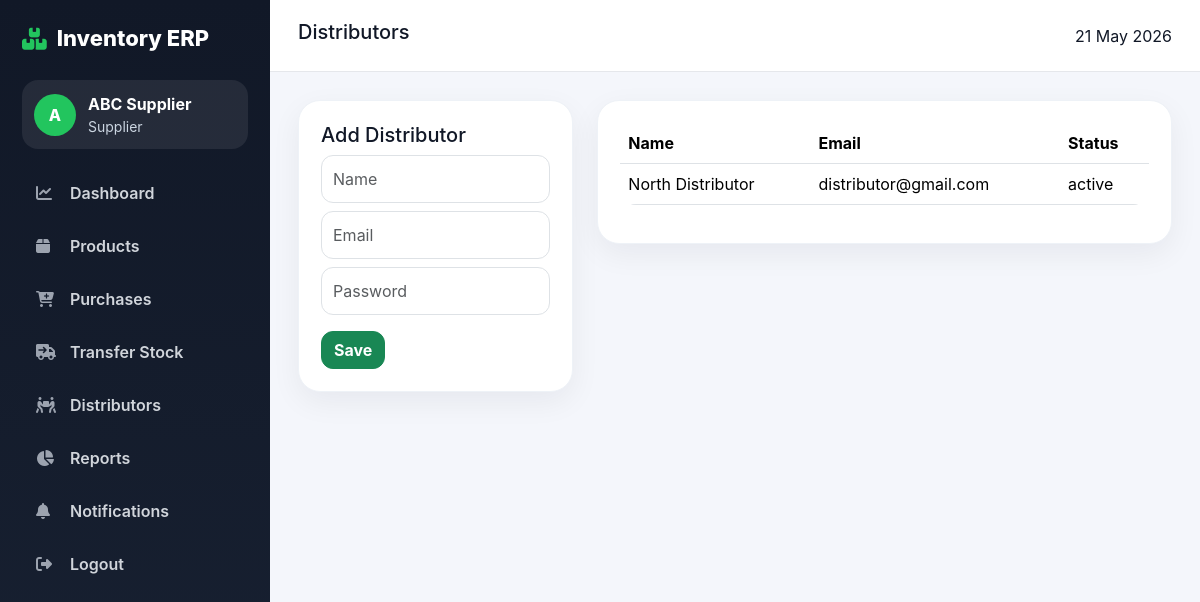
The page /supplier/distributors.php (signed in) on the database its author committed.
### tables this page shows
CREATE TABLE users(id INT AUTO_INCREMENT PRIMARY KEY, name VARCHAR(100), email VARCHAR(120) UNIQUE, password VARCHAR(255), role ENUM('admin','supplier','distributor','shop') NOT NULL, parent_id INT DEFAULT NULL, status ENUM('pending','active','blocked') DEFAULT 'active', created_at TIMESTAMP DEFAULT CURRENT_TIMESTAMP);

### supplier/distributors.php (the view)
<?php require_once '../includes/auth.php'; require_role('supplier'); $page_title='Distributors'; $uid=(int)$_SESSION['user_id']; if(isset($_POST['add'])){ $n=clean($conn,$_POST['name']); $e=clean($conn,$_POST['email']); $p=password_hash($_POST['password'],PASSWORD_DEFAULT); mysqli_query($conn,"INSERT INTO users(name,email,password,role,parent_id,status) VALUES('$n','$e','$p','distributor',$uid,'active')"); log_audit($conn,$uid,'Create Distributor',$e); redirect('distributors.php'); } include '../includes/header.php'; include '../includes/sidebar.php'; $q=mysqli_query($conn,"SELECT * FROM users WHERE role='distributor' AND parent_id=$uid"); ?><div class="row g-4"><div class="col-md-4"><div class="card-box"><h5>Add Distributor</h5><form method="POST"><input class="form-control mb-2" name="name" placeholder="Name"><input class="form-control mb-2" name="email" type="email" placeholder="Email"><input class="form-control mb-3" name="password" placeholder="Password"><button name="add" class="btn btn-success">Save</button></form></div></div><div class="col-md-8"><div class="card-box"><table class="table"><tr><th>Name</th><th>Email</th><th>Status</th></tr><?php while($r=mysqli_fetch_assoc($q)){ ?><tr><td><?php echo $r['name']; ?></td><td><?php echo $r['email']; ?></td><td><?php echo $r['status']; ?></td></tr><?php } ?></table></div></div></div><?php include '../includes/footer.php'; ?>

### assets/css/style.css (style rules this page uses)
:root { --dark:#111827;--dark2:#1f2937;--green:#22c55e;--bg:#f4f6fb;--text:#111827;--muted:#6b7280;--card:#fff; }
* { box-sizing:border-box }
body { margin:0;font-family:Inter,Segoe UI,Arial,sans-serif;background:var(--bg);color:var(--text) }
.card-box { background:var(--card);border-radius:22px;box-shadow:0 10px 30px rgba(15,23,42,.06);padding:22px;border:1px solid #eef2f7 }
.table { background:#fff;border-radius:16px;overflow:hidden }
.btn { border-radius:12px;font-weight:700 }
.form-control,.form-select { border-radius:12px;padding:11px }

### rows shown on the page
users: name "North Distributor", email "distributor@gmail.com", status "active"

### other values the page prints
substr($_SESSION['name'] ?? 'U',0,1) "A"
$_SESSION['name'] "ABC Supplier"
$role "Supplier"
$text "Dashboard Products Purchases Transfer Stock Distributors Reports Notifications Logout"
$page_title "Distributors"
